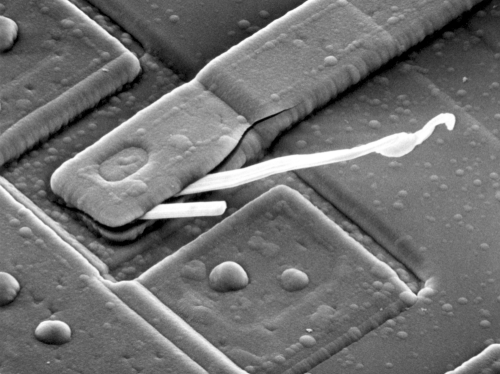
%> input picture Image Proccess/char_3_频域/pics/Fig4.jpg, 500 x 374 px
$ octave xian_bo_lu_bo_qi.m   (GNU Octave 9; MATLAB toolbox functions it lacks are replaced by stand-ins)
%> lines starting %> are read from the running program, lines starting %| are printed output that depends on the picture; in (x1, y1, x2, y2) boxes, pixels count from 0 and x2, y2 are one past the last pixel; in counts of white or black regions, pixels touching at a corner belong together; the program's own positions count from 1
clear all;close all;
I = imread('./pics/Fig4.jpg');
%> I is the input picture: size 374x500 uint8; min 0, max 255, mean 112.5
figure;imshow(I);
F = fft2(I);
F = fftshift(F);
[M , N ] = size(F);
%> M = 374; N = 500
h = ones(M,N);
h(M/2+1,N/2+1)=0;
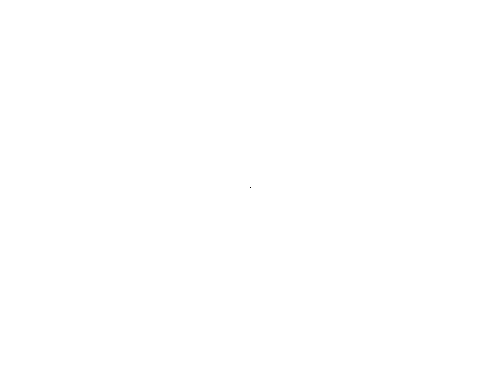
%> h: size 374x500 double; values 0 (black) and 1 (white), 100% white; black in thin lines or dots, all inside (x1, y1, x2, y2) = (250, 187, 251, 188)
figure;mesh(h);
%> after `mesh(h)`:
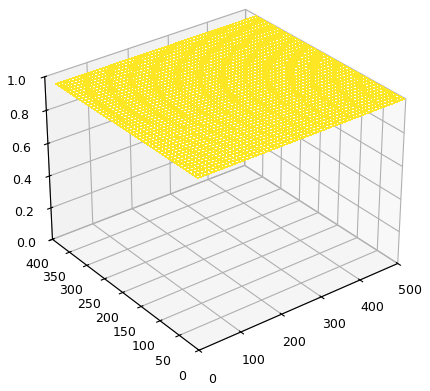
%> figure redrawn from the program's plot data
result = h.*F;
result = ifftshift(result);
I2 = ifft2(result);
I3 = uint8(real(I2));
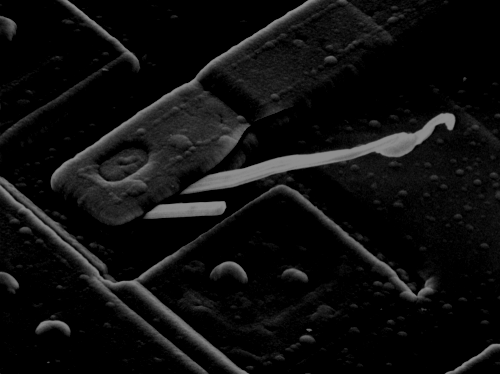
%> I3: size 374x500 uint8; min 0, max 142, mean 15.3
figure;imshow(I3);
